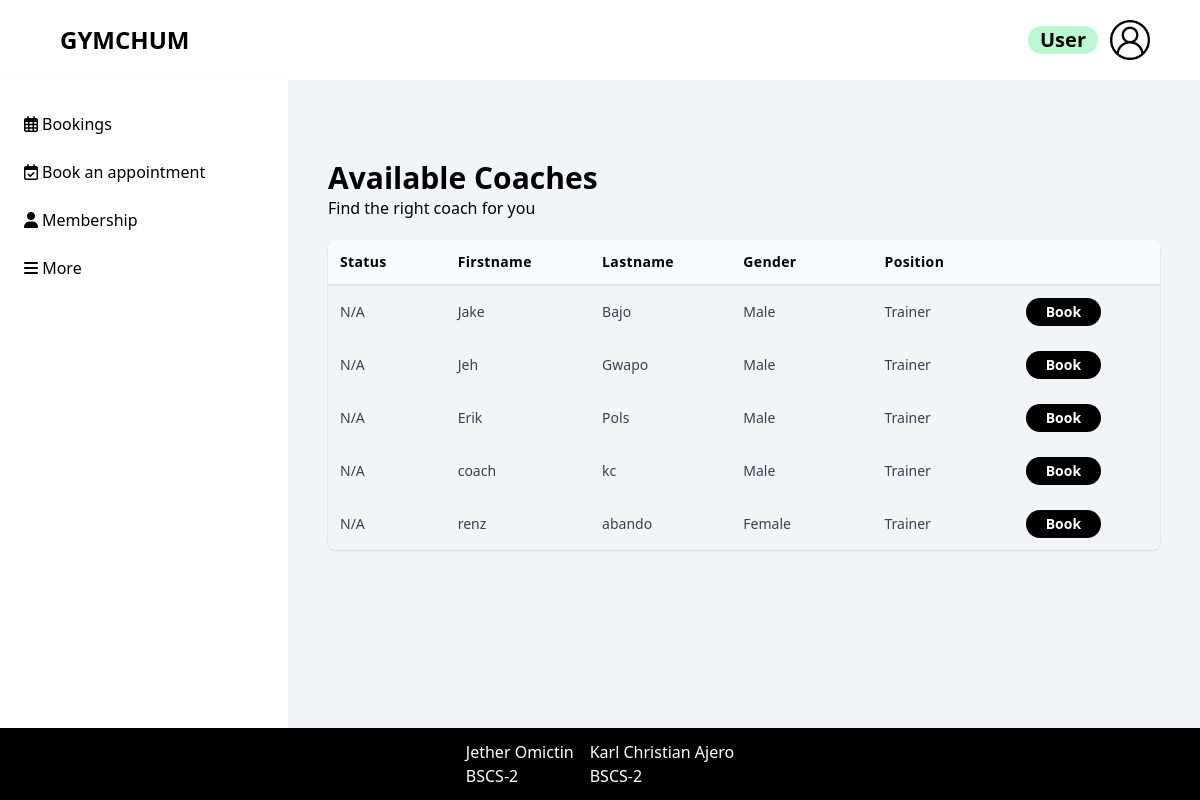
/appointment.php, run on the app's committed database.
### tables this page shows
CREATE TABLE `tbluserprofile` (
  `userId` int(11) NOT NULL,
  `firstname` varchar(20) NOT NULL,
  `lastname` varchar(20) NOT NULL,
  `gender` varchar(10) NOT NULL,
  `usertype` varchar(10) NOT NULL
);

### appointment.php (the view, shortened to what this page needs)
<?php
    include 'connect.php';
    $fetch = "SELECT usertype FROM `tbluserprofile`";
    $query = mysqli_query($connection,$fetch);
    $fetch1 = "SELECT * FROM `tbluserprofile` WHERE usertype = 'trainer'";
    $query2 = mysqli_query($connection,$fetch1);
?>
<!DOCTYPE html>
<html lang="en">
  <head>
    <link rel="stylesheet" href="/css/style.css" />
    <link rel="stylesheet" href="https://cdnjs.cloudflare.com/ajax/libs/font-awesome/6.5.2/css/all.min.css" />
    <script src="https://cdn.tailwindcss.com"></script>
  </head>
  <body class="flex flex-col min-h-screen">
  <nav class="p-5 flex items-center justify-between text-black ">
      <div class="logo-div flex items-center ml-10">
        <h1 class="font-bold text-2xl ">GYMCHUM</h1>
      </div>
      <div
        class="nav-link flex justify-between items-center space-x-4 ml-auto mr-10 font-bold p-2 text-l"
      >
      </div>
      <div class="userProfile w-10 mr-28 flex items-center gap-3" id="user-profile">
          <?php
              if (mysqli_num_rows($query) > 0) {
                  $row = mysqli_fetch_assoc($query);
                  echo '<h1 class="font-bold text-xl bg-green-200 pl-3 pr-3 rounded-full">' . $row['usertype'] . '</h1>';
              }
        ?>
        <img src="images/profile.png" class="user-profile " id="userProf">
      </div>
    </nav>
    <main class="flex-1 flex shadow-lg bg-white rounded">
    <div class="sidebar shadow p-3 bg-white pt-5 w-72">
        <a href="mainpage.php" class="block p-3 hover:bg-gray-200"><i class="fa-regular fa-calendar-days mr-1"></i>Bookings</a>
        <a href="appointment.php" class="block p-3 hover:bg-gray-200"><i class="fa-regular fa-calendar-check mr-1"></i>Book an appointment</a>
        <a href="membership.php" class="block p-3"><i class="fa-solid fa-user mr-1"></i>Membership</a>
        <a class="more block p-3 hover:bg-gray-200"><i class="fa-solid fa-bars"></i> More</a>
    </div>
    <section class="side-main flex-1 bg-gray-100 p-10">
        <h1 class="text-3xl  font-bold mt-10">Available Coaches</h1>
        <p>Find the right coach for you</p>
        <div class="overflow-auto rounded-lg shadow hidden md:block mt-5 bg-gray-100">
            <table class="w-full">
              <thead class="bg-gray-50 border-b-2 border-gray-200">
              <tr>
                <th class="w-20 p-3 text-sm font-semibold tracking-wide text-left">Status</th>
                <th class="w-20 p-3 text-sm font-semibold tracking-wide text-left">Firstname</th>
                <th class="w-24 p-3 text-sm font-semibold tracking-wide text-left">Lastname</th>
                <th class="w-24 p-3 text-sm font-semibold tracking-wide text-left">Gender</th>
                <th class="w-24 p-3 text-sm font-semibold tracking-wide text-left">Position</th>
                <th class="w-24 p-3 text-sm font-semibold tracking-wide text-left"></th>
              </tr>
              </thead>
              <tbody class="divide-y divide-gray-100">
              <?php
                    if (mysqli_num_rows($query2) > 0) {
                        while ($row = mysqli_fetch_assoc($query2)) {
                          echo "<tr>";
                          echo "<td class='p-3 text-sm text-gray-700 whitespace-nowrap'>". 'N/A' . "</td>";
                          echo "<td class='p-3 text-sm text-gray-700 whitespace-nowrap'>" . $row["firstname"] . "</td>";
                          echo "<td class='p-3 text-sm text-gray-700 whitespace-nowrap'>" . $row["lastname"] . "</td>";
                          echo "<td class='p-3 text-sm text-gray-700 whitespace-nowrap'>" . $row["gender"] . "</td>";
                          echo "<td class='p-3 text-sm text-gray-700 whitespace-nowrap'>" . $row["usertype"] . "</td>";
                          echo "<td class='p-3 text-sm text-gray-700 whitespace-nowrap'>" . '<button class="bg-black text-white pl-5 pr-5 pt-1 pb-1 rounded-full font-semibold" onclick="openBookingsTab(\'' . $row["firstname"] . '\')">Book</button>' . "</td>";
                          echo "</tr>";
                        }
                    } else {
                        echo "<tr><td colspan='4'>No records found</td></tr>";
                    }
                    ?>
              </tbody>
            </table>
       </div>
    </section>
    </main>
    <footer
      class="bg-black text-white mt-auto p-3 flex items-center justify-center"
    >
      <div class="footer-content flex items-center justify-center space-x-4">
        <div>
          <h2>Jether Omictin</h2>
          <h2>BSCS-2</h2>
        </div>
        <div>
          <h2>Karl Christian Ajero</h2>
          <h2>BSCS-2</h2>
        </div>
      </div>
    </footer>
  </body>
</html>

### css/style.css (style rules this page uses)
.userProfile img { width: 200px; }

### data on the page
tbluserprofile: firstname "Jake", lastname "Bajo", gender "Male", usertype "Trainer"
tbluserprofile: firstname "Jeh", lastname "Gwapo", gender "Male", usertype "Trainer"
tbluserprofile: firstname "Erik", lastname "Pols", gender "Male", usertype "Trainer"
tbluserprofile: firstname "coach", lastname "kc", gender "Male", usertype "Trainer"
tbluserprofile: firstname "renz", lastname "abando", gender "Female", usertype "Trainer"

### other printed values
$row['usertype'] "User"
